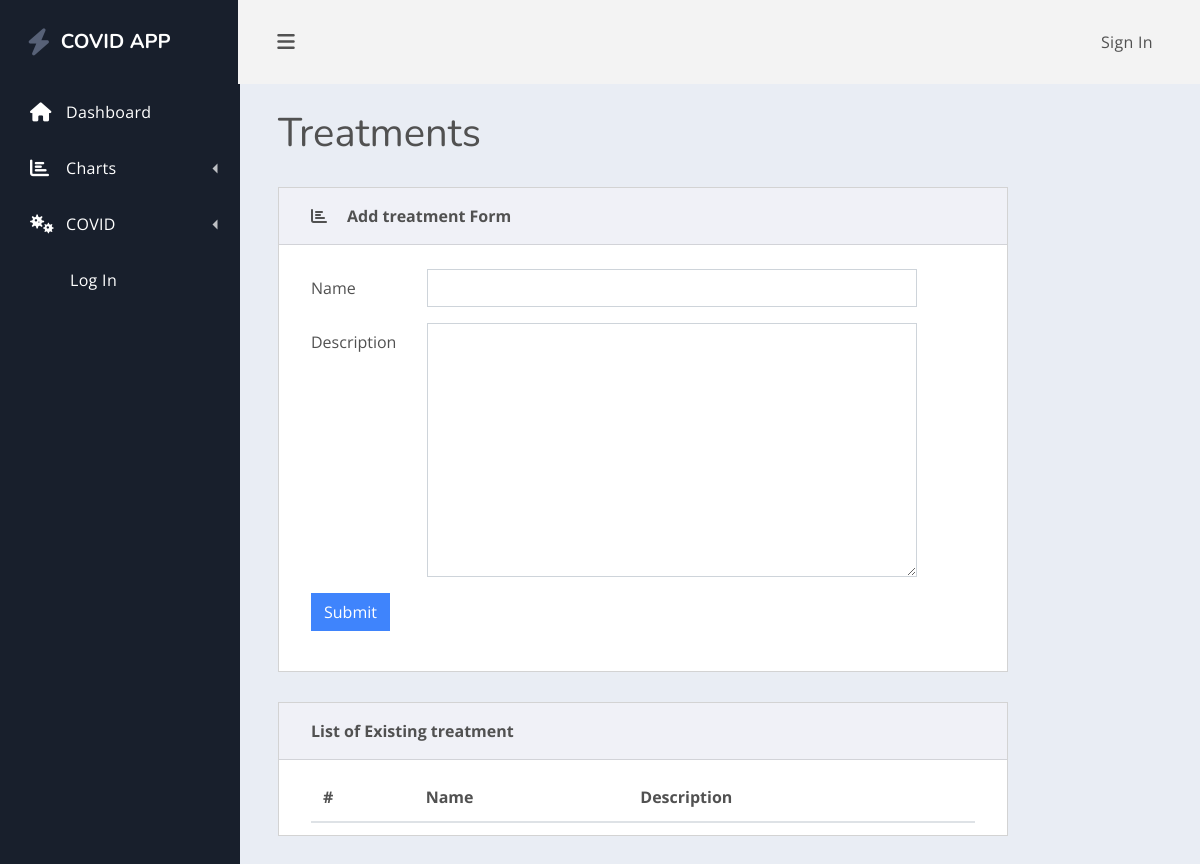
Page /treatment/ on the earlier database version.
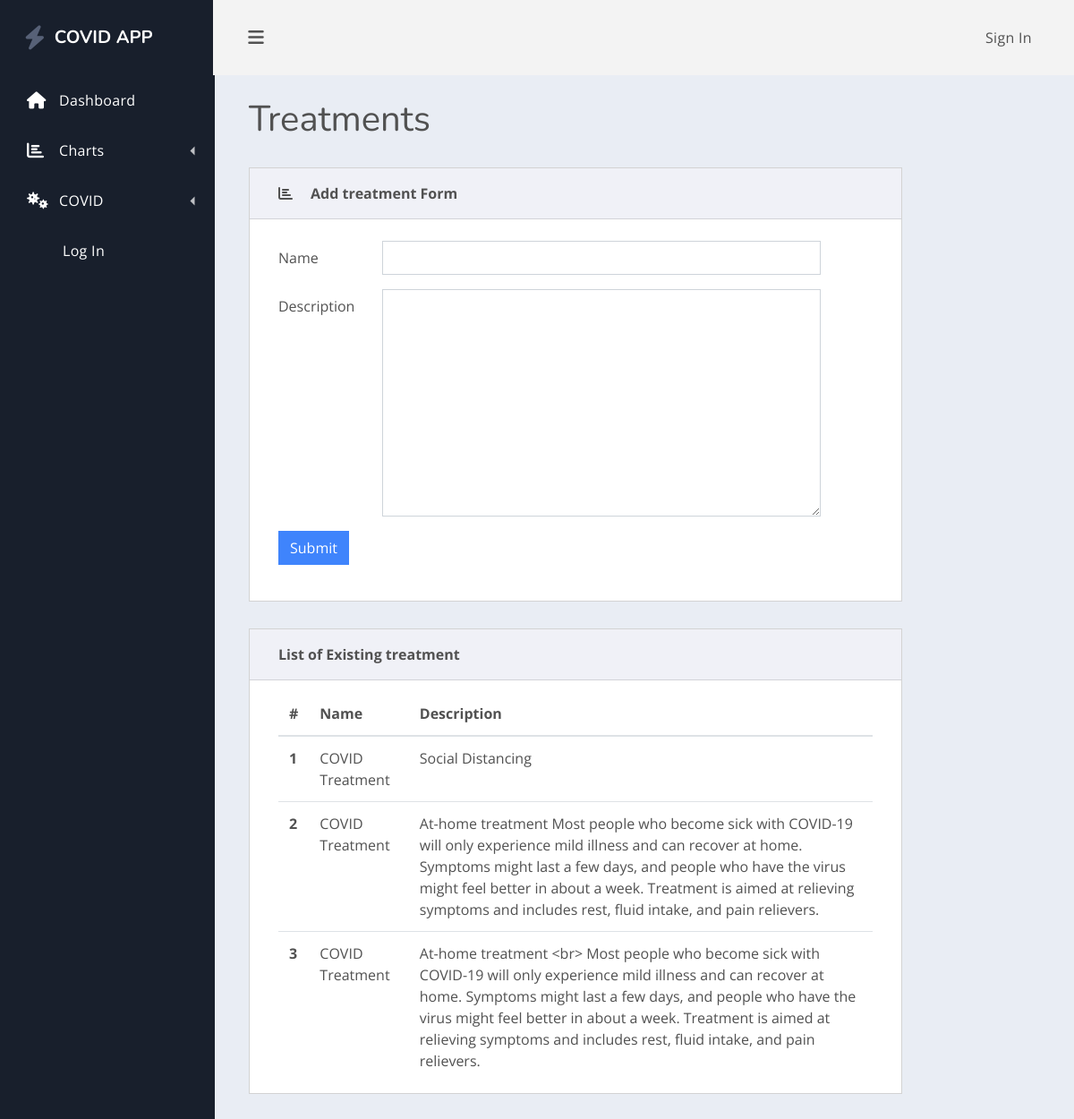
Same page on the later database version.
### healthcare/models.py (models this page shows, shortened)
class Treatment(models.Model):
    name = models.CharField(max_length= 200, null= True)
    description = models.TextField()

### healthcare/views.py (the view)
# urls.py: path('treatment/', views.editTreatement, name="treatment"),
def editTreatement(request):
    form = TreatmentForm()
    treatments = Treatment.objects.all()
    if request.method == 'POST':
        form = TreatmentForm(request.POST)
        if form.is_valid():
            form.save()
            return redirect('treatment')
    context = {'form': form, 'treatments': treatments}
    return render(request, 'healthcare/editTreatment.htm', context)

### healthcare/forms.py
class TreatmentForm(ModelForm):
    class Meta:
        model = Treatment
        fields = '__all__'

### healthcare/templatetags/myfilters.py (called while the page is built)
@register.filter(name='addclass')
def addclass(value, arg):
    return value.as_widget(attrs={'class': arg})

### healthcare/templates/healthcare/editTreatment.htm (shortened to what this page needs)
{% extends 'healthcare/main.html' %}
{% block content %}
    {% load myfilters %}
    <main class="dash-content">
        <div class="container-fluid">
            <h1 class="dash-title">Treatments</h1>
            <div class="row">
                <div class="col-xl-10">
                    <div class="card spur-card">
                        <div class="card-header">
                            <div class="spur-card-icon">
                                <i class="fas fa-chart-bar"></i>
                            </div>
                            <div class="spur-card-title"> Add treatment Form </div>
                        </div>
                        <div class="card-body ">
                            <form method="POST" action="">
                                {%  for field  in form %}
                                    <div class="form-group row">
                                        <label class="col-sm-2 col-form-label">{{ field.label }}</label>
                                        <div class="col-sm-9">
                                            {{ field |addclass:'form-control' }}
                                        </div>
                                    </div>
                                {% endfor %}
                                <div class="form-group row">
                                    <div class="col-sm-9">
                                        <button type="submit" class="btn btn-primary">Submit</button>
                                    </div>
                                </div>
                            </form>
                        </div>
                    </div>
                <div class="card spur-card">
                        <div class="card-header">
                            <div class="spur-card-title">List of Existing treatment</div>
                        </div>
                        <div class="card-body ">
                            <table class="table table-hover table-in-card">
                                <thead>
                                <tr>
                                    <th scope="col">#</th>
                                    <th scope="col">Name</th>
                                    <th scope="col">Description</th>
                                </tr>
                                </thead>
                                <tbody>
                                {% for treatment in treatments %}
                                    <tr>
                                        <th scope="row"> {{ forloop.counter }}</th>
                                        <td>{{ treatment.name }}</td>
                                        <td>
                                            {{ treatment.description }}
                                        </td>
                                    </tr>
                                {% endfor %}
                                </tbody>
                            </table>
                        </div>
                    </div>
                </div>
            </div>
        </div>
    </main>
{% endblock %}

### healthcare/templates/healthcare/main.html (shortened to what this page needs)
{% load static %}
<!doctype html>
<html lang="en">
<head>
    <link rel="stylesheet" href="https://use.fontawesome.com/releases/v5.4.1/css/all.css">
    <link rel="stylesheet" href="{% static 'css/spur.css'%}">
</head>
<body>
<div class="dash">
    {% include 'healthcare/nav.html' %}
    <div class="dash-app">
        <header class="dash-toolbar">
            <a href="#!" class="menu-toggle">
                <i class="fas fa-bars"></i>
            </a>
            <div class="tools">
                {% if user.is_authenticated %}
                    <div class="dropdown tools-item">
                        <a href="#" class="" id="dropdownMenu1" data-toggle="dropdown" aria-haspopup="true" aria-expanded="false">
                            <i class="fas fa-user"></i>
                        </a>
                        <div class="dropdown-menu dropdown-menu-right" aria-labelledby="dropdownMenu1">
                            {% if not user.is_staff  %}
                                <a class="dropdown-item" href="{%  url 'editPatient' patient.id %}">Profile</a>
                            {% endif %}
                            <a class="dropdown-item" href=" {%  url 'logout' %}">Logout</a>
                        </div>
                    </div>
                {% else %}
                    <nav class="dash-nav-list">
                        <a href="{% url 'login' %}" class="dash-nav-item">Sign In </a>
                    </nav>
                {% endif %}
            </div>
        </header>
        {% block content %}
        {% endblock %}
</body>
</html>

### healthcare/templates/healthcare/nav.html (shortened to what this page needs)
<div class="dash-nav dash-nav-dark">
    <header>
        <a href="{% url 'home' %}" class="spur-logo"><i class="fas fa-bolt"></i>COVID APP</a>
    </header>
    <nav class="dash-nav-list">
        <a href="{% url 'home' %}" class="dash-nav-item">
            <i class="fas fa-home"></i> Dashboard </a>
        <div class="dash-nav-dropdown">
            <a href="#!" class="dash-nav-item dash-nav-dropdown-toggle">
                <i class="fas fa-chart-bar"></i> Charts </a>
        </div>
        <div class="dash-nav-dropdown">
            <a href="#!" class="dash-nav-item dash-nav-dropdown-toggle">
                <i class="fas fa-viruses"></i> COVID </a>
        </div>
        {% if user.is_authenticated %}
            <a href="{% url 'logout' %}" class="dash-nav-item">
                </i> Log Out </a>
        {% else %}
            <a href="{% url 'login' %}" class="dash-nav-item">
                </i> Log In </a>
        {% endif %}
    </nav>
</div>

Differences in the rows shown:
added Treatment: name "COVID Treatment", description "Social Distancing"
added Treatment: name "COVID Treatment", description "At-home treatment Most people who become sick with COVID-19 will only experience mild illness and can recover at home. Symptoms might last a few days, and people who have the virus might feel better in about a week. Treatment is aimed at relieving symptoms and includes rest, fluid intake, and pain relievers."
added Treatment: name "COVID Treatment", description "At-home treatment <br> Most people who become sick with COVID-19 will only experience mild illness and can recover at home. Symptoms might last a few days, and people who have the virus might feel better in about a week. Treatment is aimed at relieving symptoms and includes rest, fluid intake, and pain relievers."
